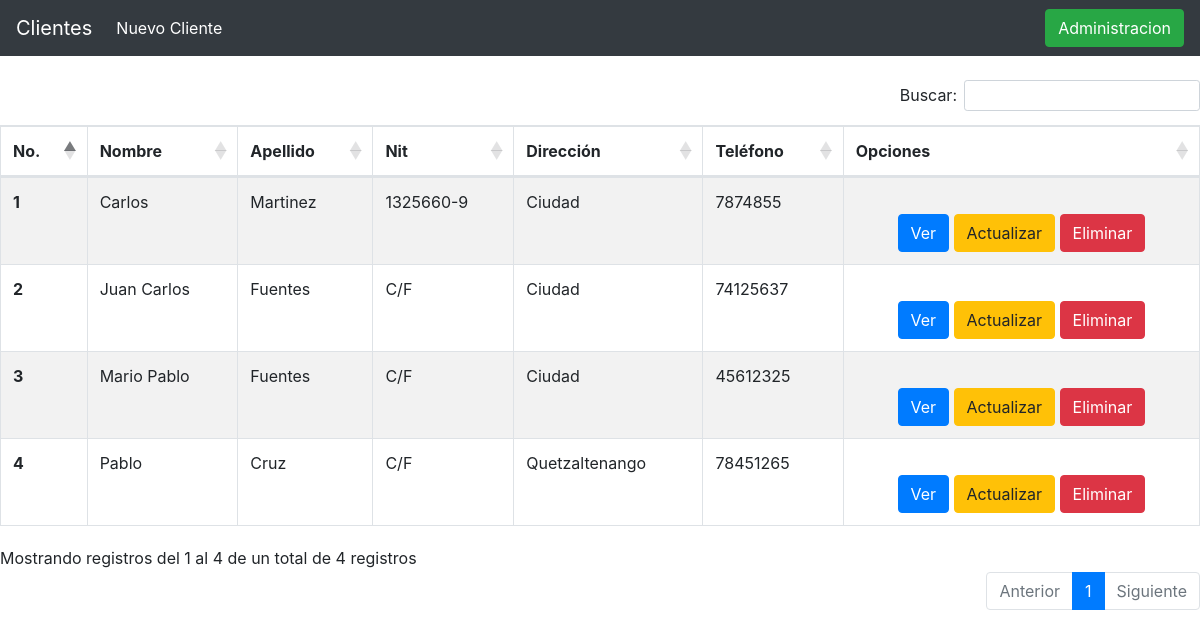
Screenshot of /cliente/list/ with the database file from the repository.
### cliente/models.py (models this page shows, shortened)
class Cliente(models.Model):
    nombre = models.CharField(max_length=60)
    apellido = models.CharField(max_length=60)
    nit = models.CharField(max_length=20,blank=True, default="C/F")
    direccion = models.CharField(max_length=30,blank=True, default="Ciudad")
    telefono = models.CharField(max_length=16)
    correo = models.EmailField(blank=True)
    class Meta:
        verbose_name = 'Cliente'
        verbose_name_plural = 'Clientes'

### cliente/views.py (the view)
# urls.py: path("list/",views.ClienteListView.as_view(),name="list_costumer"),
class ClienteListView(generic.ListView):
    model = Cliente
    template_name = "list.html"

### cliente/templates/list.html (shortened to what this page needs)
<!DOCTYPE html>
<html lang="en">
<head>
    <link rel="stylesheet" href="https://stackpath.bootstrapcdn.com/bootstrap/4.3.1/css/bootstrap.min.css">
    <link rel="stylesheet" href="https://cdn.datatables.net/1.10.20/css/dataTables.bootstrap4.min.css"/>
</head>
<body>
    <nav class="navbar navbar-expand-lg navbar navbar-dark bg-dark">
        <a class="navbar-brand" href="/cliente/list">Clientes</a>
        <div class="collapse navbar-collapse" id="navbarSupportedContent">
          <ul class="navbar-nav mr-auto">
            <li class="nav-item active">
              <a class="nav-link" href="/cliente/create">Nuevo Cliente <span class="sr-only">(current)</span></a>
            </li>
          </ul>
          <form class="form-inline my-2 my-lg-0">
            <a href="/cliente/menu" class="btn btn-success">Administracion</a>
          </form>
        </div>
      </nav>
      <br>
    <table class="table table-striped table-bordered cliente" style="width:100%">
        <thead>
            <tr class="#">
              <th scope="col">No.</th>
              <th scope="col">Nombre</th>
              <th scope="col">Apellido</th>
              <th scope="col">Nit</th>
              <th scope="col">Dirección</th>
              <th scope="col">Teléfono</th>
              <th scope="col">Opciones</th>
            </tr>
          </thead>
          <tbody>
            {% for cliente in object_list %}
          <tr class="">
            <th scope="row">{{cliente.id}}</th>
            <td>{{cliente.nombre}}</td>
            <td>{{cliente.apellido}}</td>
            <td>{{cliente.nit}}</td>
            <td>{{cliente.direccion}}</td>
            <td>{{cliente.telefono}}</td>
            <td align="center">
              <br>
                  <a href="{% url 'cliente:info_costumer' cliente.id %}" class="btn btn-primary">Ver</a>
                  <a href="{% url 'cliente:f_update' cliente.id %}" class="btn btn-warning">Actualizar</a>
                  <a href="{% url 'cliente:costumer_delete' cliente.id %}" class="btn btn-danger">Eliminar</a>
            </td>
          {% endfor %}
          </tr>
        </tbody>
    </table>
    <br>
    <br>
</body>
</html>

### rows the page displays
Cliente: id "1", nombre "Carlos", apellido "Martinez", nit "1325660-9", direccion "Ciudad", telefono "7874855"
Cliente: id "2", nombre "Juan Carlos", apellido "Fuentes", nit "C/F", direccion "Ciudad", telefono "74125637"
Cliente: id "3", nombre "Mario Pablo", apellido "Fuentes", nit "C/F", direccion "Ciudad", telefono "45612325"
Cliente: id "4", nombre "Pablo", apellido "Cruz", nit "C/F", direccion "Quetzaltenango", telefono "78451265"
